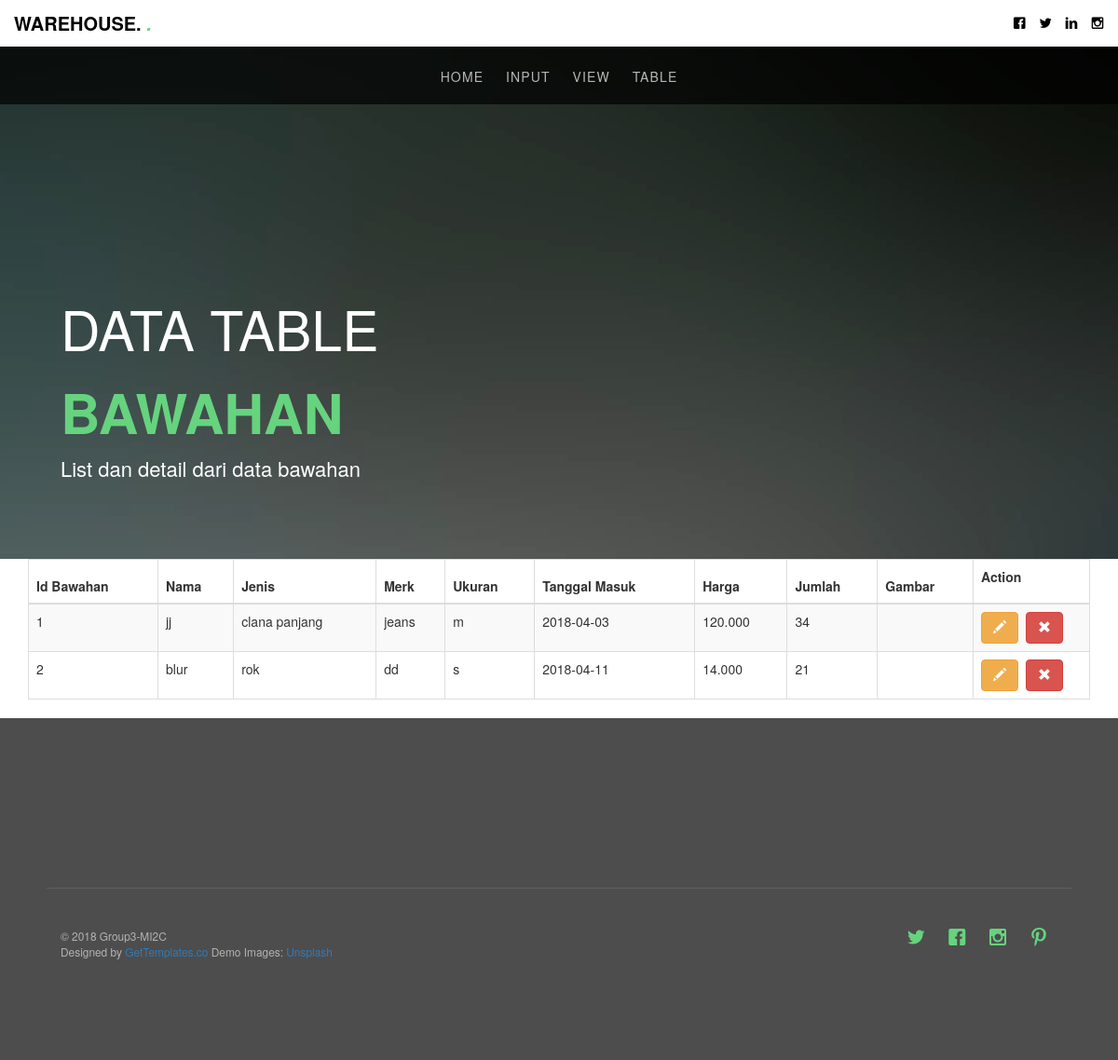
The page /index.php/bawahantable on the database its author committed.
### tables this page shows
CREATE TABLE `bawahan` (
  `id_bawahan` int(11) NOT NULL,
  `Nama` varchar(25) NOT NULL,
  `Jenis` varchar(25) NOT NULL,
  `Merk` varchar(25) NOT NULL,
  `Ukuran` varchar(10) NOT NULL,
  `Tgl_masuk` date NOT NULL,
  `Harga` varchar(10) NOT NULL,
  `Jumlah` varchar(10) NOT NULL,
  `Gambar` varchar(200) NOT NULL
);

### application/controllers/Bawahantable.php (called while the page is built, shortened)
<?php
class Bawahantable extends CI_Controller {
	 public function __construct()
	 	{
			$this->load->helper('url');
	 		$this->load->model('bawahantable_model');
	 	}
	public function index()
	{
		$data['bawahan']=$this->bawahantable_model->get_all_bawahan();
		$this->load->view('bawahantable_view',$data);
	}
}

### index.php (called while the page is built, shortened)
<?php
require_once BASEPATH.'core/CodeIgniter.php';

### application/models/Bawahantable_model.php (called while the page is built, shortened)
<?php
class Bawahantable_model extends CI_Model
{
public function get_all_bawahan()
{
$this->db->from('bawahan');
$query=$this->db->get();
return $query->result();
}
}

### application/views/bawahantable_view.php (the view, shortened to what this page needs)
<!DOCTYPE html>
<html>
<header id="gtco-header" class="gtco-cover gtco-cover-sm" role="banner" style="background-image: url(http://localhost:8080/ci3-gudang/assets/images/img_bg_3.jpg)" data-stellar-background-ratio="0.5">
    <div class="overlay"></div>
    <div class="gtco-container">
      <div class="row row-mt-15em">
        <div class="col-md-7 mt-text text-left animate-box" data-animate-effect="fadeInUp">
          <h1>DATA TABLE <strong>Bawahan</strong></h1>
          <h2>List dan detail dari data bawahan</h2>
        </div>
      </div>
    </div>
  </header>
    <head>
    <link href="<?php echo base_url('assests/bootstrap/css/bootstrap.min.css')?>" rel="stylesheet">
    <link href="<?php echo base_url('assests/datatables/css/dataTables.bootstrap.css')?>" rel="stylesheet">
  </head>
  <body>
  <div class="container">
    <br />
    <br />
    <br />
    <table id="table_id" class="table table-striped table-bordered" cellspacing="0" width="100%">
      <thead>
        <tr>
         <th>Id Bawahan</th>
          <th>Nama</th>
          <th>Jenis</th>
          <th>Merk </th>
          <th>Ukuran </th>
          <th>Tanggal Masuk </th>
          <th>Harga </th>
          <th>Jumlah </th>
          <th>Gambar </th>
          <th style="width:125px;">Action
          </p></th>
        </tr>
      </thead>
      <tbody>
        <?php foreach($bawahan as $bawahantable){?>
             <tr>
                 <td><?php echo $bawahantable->id_bawahan;?></td>
                 <td><?php echo $bawahantable->Nama;?></td>
                 <td><?php echo $bawahantable->Jenis;?></td>
                <td><?php echo $bawahantable->Merk;?></td>
                <td><?php echo $bawahantable->Ukuran;?></td>
                 <td><?php echo $bawahantable->Tgl_masuk;?></td>
                 <td><?php echo $bawahantable->Harga;?></td>
                <td><?php echo $bawahantable->Jumlah;?></td>
                <td><?php echo $bawahantable->Gambar;?></td>
                <td>
                  <button class="btn btn-warning" onclick="edit_bawahantable(<?php echo $bawahantable->id_bawahan;?>)"><i class="glyphicon glyphicon-pencil"></i></button>
                  <button class="btn btn-danger" onclick="delete_bawahantable(<?php echo $bawahantable->id_bawahan;?>)"><i class="glyphicon glyphicon-remove"></i></button>
                </td>
              </tr>
             <?php }?>
      </tbody>
    </table>
  </div>
  </body>
</html>

### assets/css/style.css (style rules this page uses)
body { font-family: "Open Sans", Arial, sans-serif; font-weight: 400; font-size: 16px; line-height: 1.7; color: #777; background: #fff; }
h1, h2, h3, h4, h5, h6, figure { color: #000; font-family: "Open Sans", Arial, sans-serif; font-weight: 400; margin: 0 0 20px 0; }
.gtco-container { max-width: 1100px; position: relative; margin: 0 auto; padding-left: 15px; padding-right: 15px; }
#gtco-header { position: absolute; top: 0; background: #4d4d4d; }
#gtco-header .overlay { position: absolute; top: 0; left: 0; right: 0; bottom: 0; background: rgba(0, 0, 0, 0.4); -webkit-transition: 0.5s; -o-transition: 0.5s; transition: 0.5s; }
#gtco-header .mt-text { margin-top: 7em; margin-bottom: 3em; }
#gtco-header h1, #gtco-header h2 { margin: 0; padding: 0; color: white; }
#gtco-header h1 { margin-bottom: 0px; font-size: 59px; line-height: 1.5; font-weight: 300; text-transform: uppercase !important; }
#gtco-header h1 strong { font-weight: 700; color: #66D37E; }
#gtco-header h2 { font-weight: 300; font-size: 22px; line-height: 1.5; margin-bottom: 30px; }
#gtco-header, #gtco-counter, .gtco-bg { background-size: cover; background-position: top center; background-repeat: no-repeat; position: relative; }
.gtco-cover { height: 900px; background-size: cover; background-position: center center; background-repeat: no-repeat; position: relative; float: left; width: 100%; }
.gtco-cover .overlay { z-index: 1; position: absolute; bottom: 0; top: 0; left: 0; right: 0; background: rgba(0, 0, 0, 0.5); }
.gtco-cover > .gtco-container { position: relative; z-index: 10; }
.gtco-cover.gtco-cover-sm { height: 600px; }
.btn { margin-right: 4px; margin-bottom: 4px; font-family: "Open Sans", Arial, sans-serif; font-size: 16px; font-weight: 400; -webkit-border-radius: 4px; -moz-border-radius: 4px; -ms-border-radius: 4px; border-radius: 4px; -webkit-transition: 0.5s; -o-transition: 0.5s; transition: 0.5s; padding: 8px 30px; }
.btn-warning { background: #f0ad4e; color: #fff; border: 2px solid #f0ad4e; }
.btn-danger { background: #d9534f; color: #fff; border: 2px solid #d9534f; }
.row-mt-15em { margin-top: 15em; }
.js .animate-box { opacity: 0; }

### rows shown on the page
bawahan: id_bawahan "1", Nama "jj", Jenis "clana panjang", Merk "jeans", Ukuran "m", Tgl_masuk "2018-04-03", Harga "120.000", Jumlah "34"
bawahan: id_bawahan "2", Nama "blur", Jenis "rok", Merk "dd", Ukuran "s", Tgl_masuk "2018-04-11", Harga "14.000", Jumlah "21"
